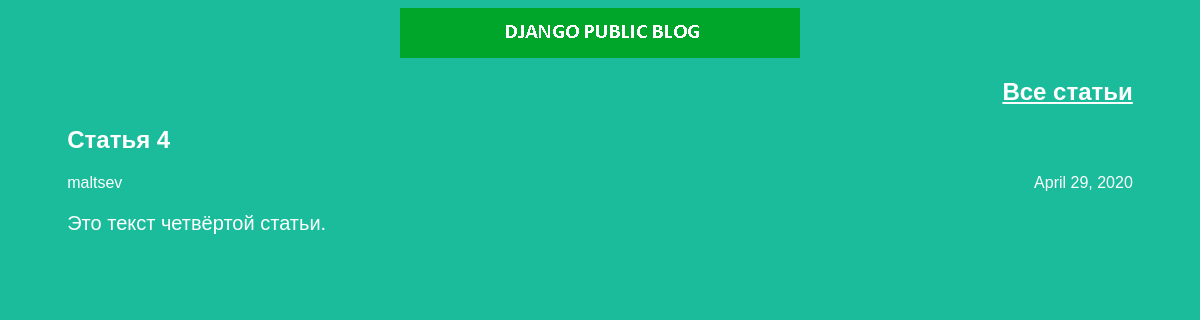
Screenshot of /article/4 with the database file from the repository.
### articles/models.py (models this page shows, shortened)
class Article(models.Model):
    title = models.CharField(max_length=200)
    author = models.ForeignKey(User, on_delete=models.CASCADE)
    text = models.TextField()
    created_date = models.DateField(auto_now_add=True)

### articles/views.py (the view)
# urls.py: re_path(r'^article/(?P<article_id>\d+)$', views.get_article, name='get_article'),
def get_article(request, article_id):
    try:
        post = Article.objects.get(id=article_id)
        return render(request, 'article.html', {"post": post})
    except Article.DoesNotExist:
        raise Http404

### articles/templates/article.html (shortened to what this page needs)
<!DOCTYPE html>
<html>
	<head>
		<link rel="stylesheet" href="{{ STATIC_URL }}/static/css/article.css">
	</head>
	<body>
		{% load static %}
        	<div class="header"><img src="{% static 'img/logo.png' %}" alt="Logo" /></div>
		<div class="article">
			<div class="all-articles">
				<h2><a href="/">Все статьи</a></h2>
        		</div>
			<div class="one-post">
				<h2 class="post-title">{{ post.title }}</h2>
				<div class="article-info">
					<div class="article-author">{{ post.author.username }}</div>
					<div class="article-created-date">{{ post.created_date }}</div>
				</div>
				<p class="article-text">{{ post.text }}</p>
			</div>
		</div>
	</body>
</html>

### articles/static/css/article.css (style rules this page uses)
body { background: #1abc9c; font-family: Tahoma, Arial, sans-serif; color: #ffffff; }
.all-articles { text-align: right; }
.article { color: #ffffff; width: 90%; margin-left: auto; margin-right: auto; }
.article-author { width: 50%; float: left; }
.article-created-date { text-align: right; }
.header img { display: block; width: 400px; height: 50px; margin-left: auto; margin-right: auto; }
a { color: white; }
p, h4 { font-size: 20px; margin-bottom: 0; }
img { height: 300px; width: auto; }

### rows the page displays
Article: title "Статья 4", author.username "maltsev", created_date "April 29, 2020", text "Это текст четвёртой статьи."
